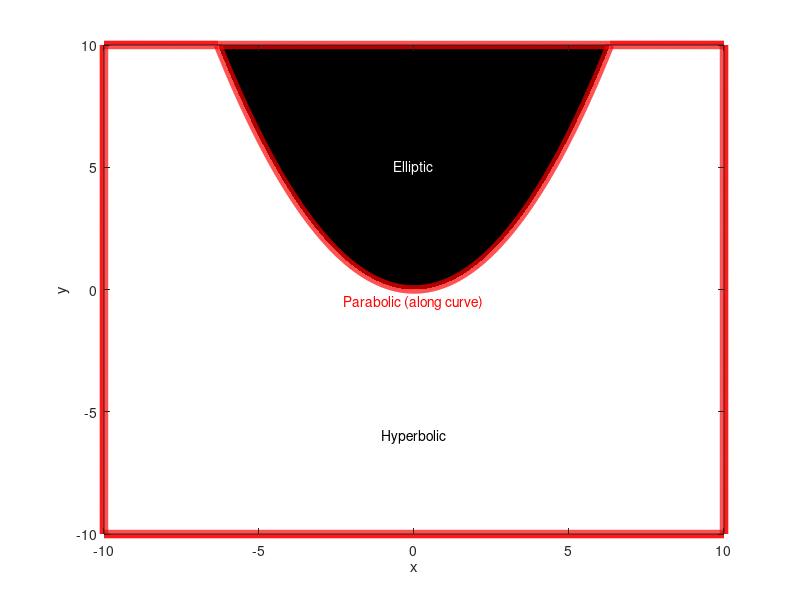

The MATLAB source for this figure:
%{
Brian Knisely
ME523, HW1, P1

The purpose of this code is to determine the regions in space in which a 
PDE is characterized as elliptic, parabolic, or hyperbolic

Given PDE is
u_xx + x*u_xy + y*u_yy = 0
Typical format is
a*u_xx + b*u_xy + c*u_yy = f

Character determined by value of b^2 - 4*a*c
%}

clear; close all; format compact; home;

x = -10:0.01:10;  % Range of x
y = -10:0.01:10;  % Range of y
[b, c] = meshgrid(x, y);
% make mesh grid for x, y locations and define coefficients b and c

a = 1;  % Set first coefficient equal to 1

ch = b.^2 - 4.*a.*c;  % Compute value of character at every x-y location

v = [-100,0,200];  % Set contour levels (so the plot has distinct regions)
contourf(b, c, ch, v, 'linewidth',6,'linecolor','r'); colormap gray
% Plot filled contour in b, c (x, y) space with character as z-values
xlabel('x'); ylabel('y');  % Label axes

text(0, 5, 'Elliptic', 'horizontalAlignment', 'center', 'color', 'w');
text(0, -0.5, 'Parabolic (along curve)', ...
    'horizontalAlignment', 'center', 'color', 'r');
text(0, -6, 'Hyperbolic', 'horizontalAlignment', 'center', 'color', 'k');
% Add text to plot to show regions